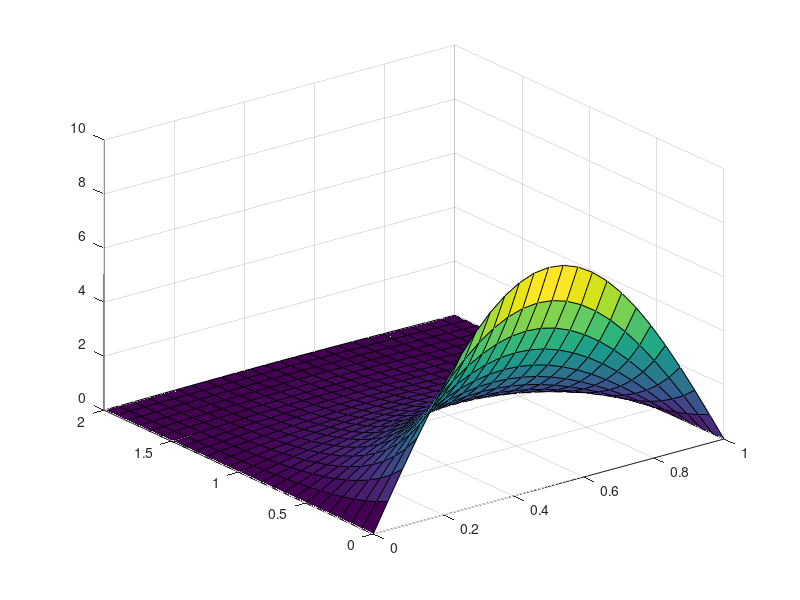

The MATLAB script that drew this image:
%simply plots the exact fourier series for the heat equation
clear;
x = linspace(0,1,25);
t = linspace(0,2,25);
[X,T] = meshgrid(x,t);
E = -0.25*power(pi,2)*T;
F = (80/power(pi,2))*sin(pi/2)*(exp(E)).*(sin(pi*X));
surf(X,T,F);
